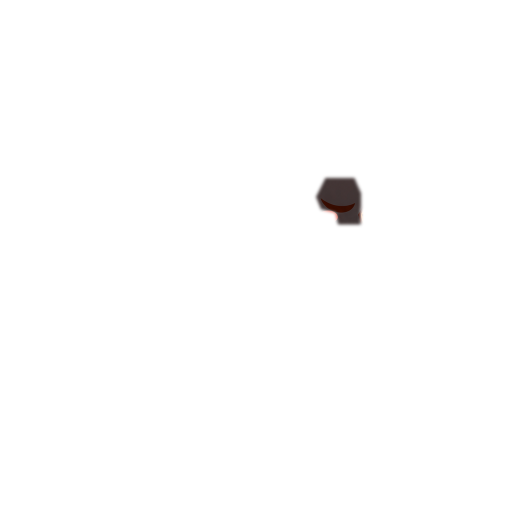
#> input picture art/ui_kit/blink_bird_01.png, 1024 x 1024 px (shown at 1/2 size)
$ python -i build_a.py   (imports and definitions only)
#> lines starting #> are read from the running program, lines starting #| are printed output that depends on the picture; after the words box and inside, x2 and y2 are one past the last pixel; in counts of white or black regions, pixels touching at a corner belong together
#> further down, picture is the input picture: PIL image 1024x1024 RGBA; mean R, G, B, A 40.4, 17.2, 13.7, 1.6
"""Pack image_gen art and render nine-slice review sheets; no procedural artwork.

Run: uv run --with pillow python art/ui_kit/build_a.py
"""
import json
import shutil
from pathlib import Path
from PIL import Image, ImageChops, ImageFilter, ImageFont, ImageDraw, ImageOps

ROOT = Path(__file__).resolve().parent
SPECS = {
    'panel_wood': ((512, 512), (80, 80, 80, 80), '弹窗/设置木框和奶油内纸'),
    'paper_inner': ((512, 512), (40, 40, 40, 40), '独立奶油纸内底'),
    'btn_primary': ((512, 132), (70, 70, 16, 16), '主操作树叶绿胶囊按钮'),
    'btn_secondary': ((512, 112), (60, 60, 14, 14), '次操作奶油胶囊按钮'),
    'btn_round': ((224, 224), (0, 0, 0, 0), '圆形木底图标按钮；等比显示112px'),
    'toggle_track_on': ((160, 80), (40, 40, 18, 18), '开启藤编滑轨'),
    'toggle_track_off': ((160, 80), (40, 40, 18, 18), '关闭藤编滑轨'),
    'toggle_knob': ((80, 80), (0, 0, 0, 0), '奶油蛋形开关旋钮'),
    'slider_track': ((512, 48), (26, 26, 12, 12), '木制滑条底轨'),
    'slider_fill': ((512, 48), (26, 26, 12, 12), '树叶绿滑条填充；显示于轨道内槽'),
    'slider_knob': ((96, 96), (0, 0, 0, 0), '叶片滑条旋钮'),
    'hud_bar': ((1024, 160), (96, 96, 24, 24), '顶部HUD木牌'),
    'tip_card': ((768, 512), (90, 90, 100, 100), '纸卷轴引导卡'),
    'vine_divider': ((1024, 48), (0, 0, 0, 0), '横向重复平铺藤条分隔'),
}


def resize(im, size):
    return im.convert('RGBa').resize(size, Image.Resampling.LANCZOS).convert('RGBA')


def clean_and_crop(im):
    # Preserve every antialias pixel within 2 source pixels of the main silhouette.
    a = im.getchannel('A')
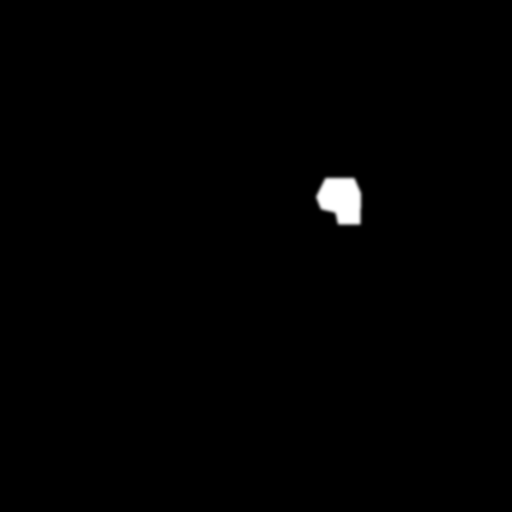
#> a: PIL image 1024x1024 L (shown at 1/2 size); min 0, max 255, mean 1.6
    keep = a.point(lambda p: 255 if p > 8 else 0).filter(ImageFilter.MaxFilter(5))
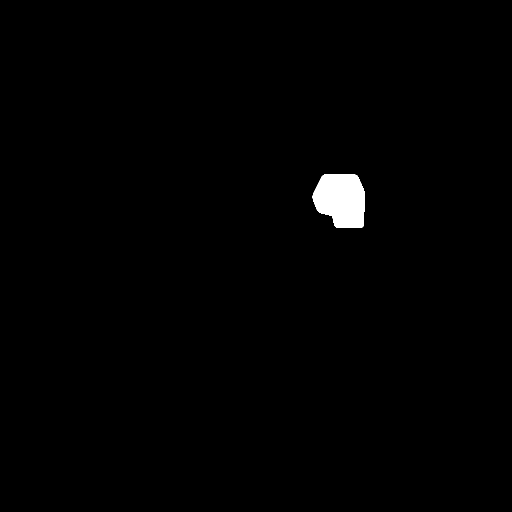
#> keep: PIL image 1024x1024 L (shown at 1/2 size); 0.86% white; 1 white region, box (x1, y1, x2, y2) and area: (625, 349, 729, 456) 9059
    im.putalpha(ImageChops.multiply(a, keep))
    return im.crop(im.getbbox())
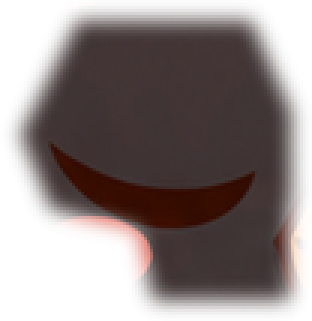
#> returned value: PIL image 104x107 RGBA (shown 3 times larger); mean R, G, B, A 84.1, 54.1, 50.2, 149; transparent parts drawn white


# [13 lines left out: function nine_slice, not called in this run]


# [1 line that did not run here, left out]
# [1 line not run here, left out]
assets = {}
# [36 lines not run here, left out]

manifest = {'version': 1, 'task': 'T11b1', 'generator': 'built-in image_gen',
            'units': 'source PNG pixels', 'slice_order': 'L/R/T/B; measured inward from full canvas edges',
            'alpha': 'straight RGBA; resizing uses premultiplied alpha',
            'pressed': '6px down, RGB multiplied by 0.92; no extra runtime displacement needed',
            'round_button': 'Coordinator confirmed uniform 112/168/224px preview; never stretch horizontally',
            'panel_corner_radius_target': 48,
            'preview_widths': [320,512,720], 'assets': assets}
# [1 line not run here, left out]

fontpath = '/System/Library/Fonts/Supplemental/Arial.ttf'
font = ImageFont.truetype(fontpath, 22)
title = ImageFont.truetype(fontpath, 34)
# [1 line not run here, left out]

# [46 lines left out: function make_contact, not called in this run]

# [3 lines not run here, left out]

>>> from PIL import Image
>>> picture = Image.open('blink_bird_01.png')
>>> result = clean_and_crop(picture)
